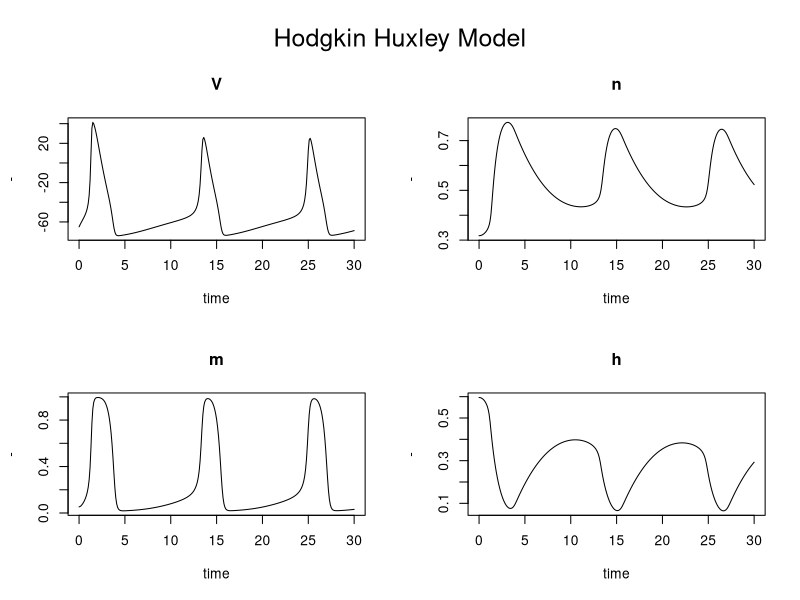
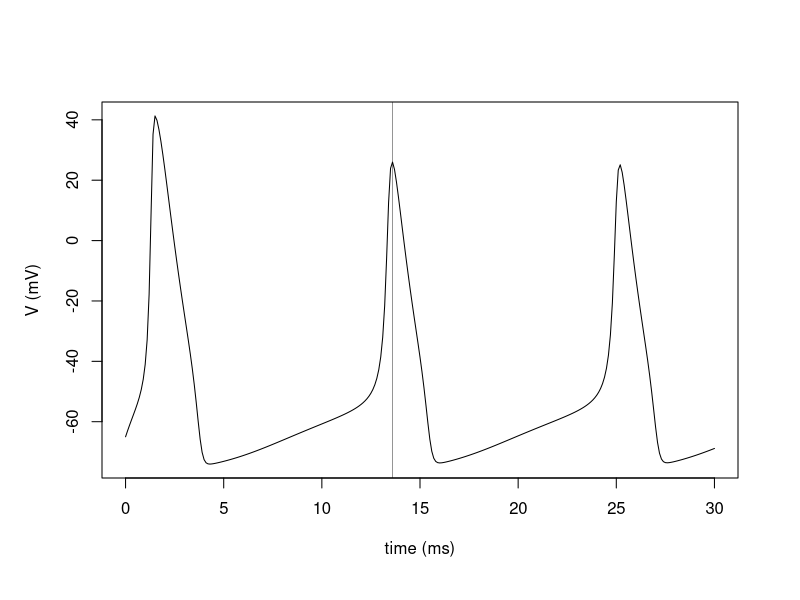
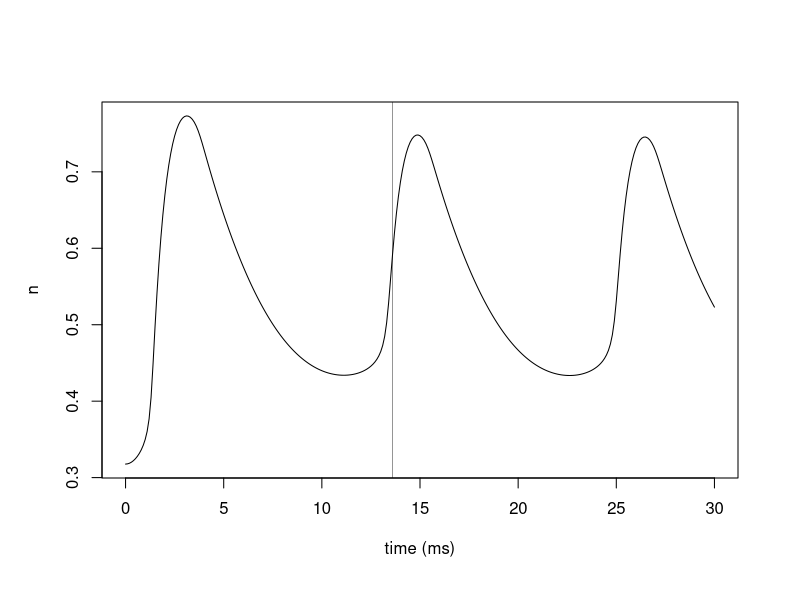
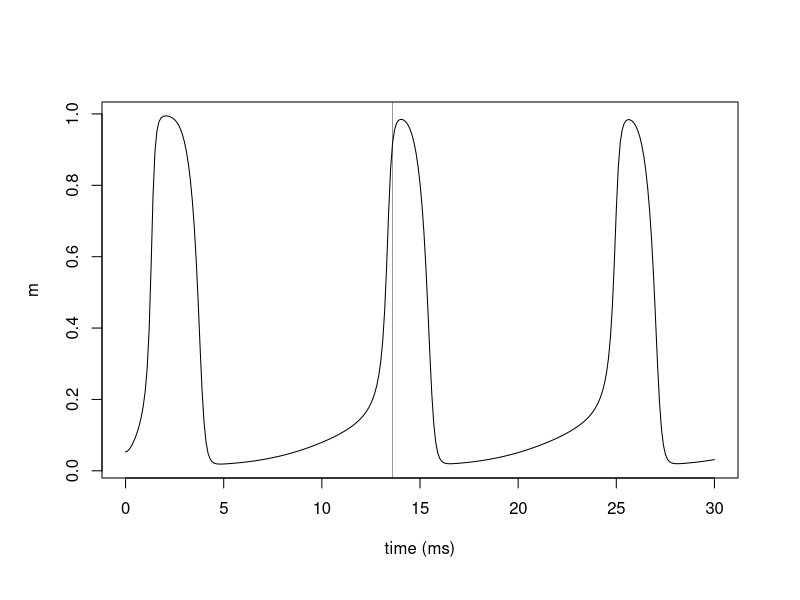
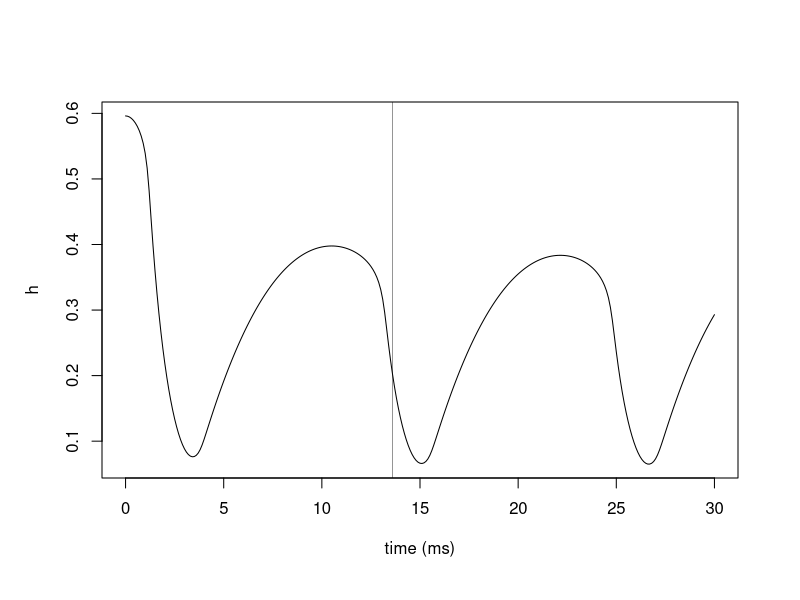
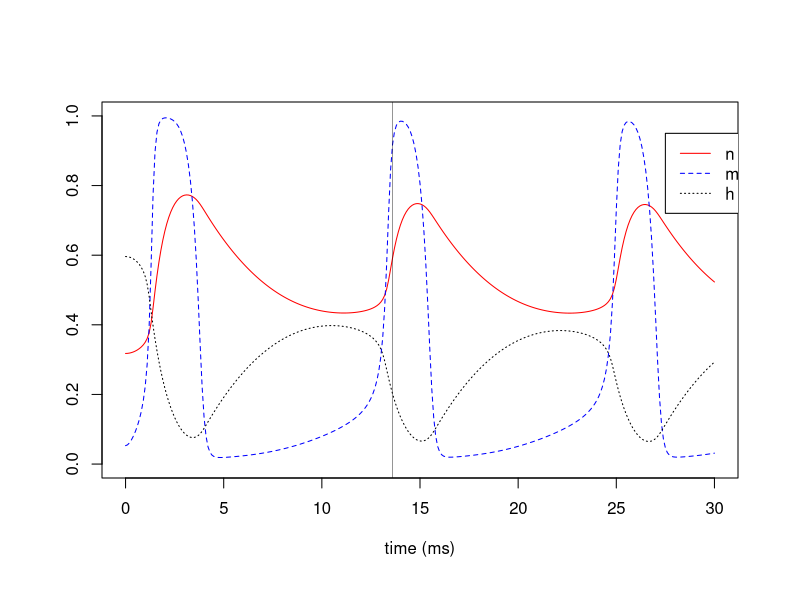

Generate these figures, in order, with R:
library(deSolve)

cm. = 10 #nF/mm2
V. = -65 #mV
m. = 0.0529 #unitless gating variables
h. = 0.5961
n. = 0.3177
dt. = 0.1 #ms  
Ie_A. = 200 #nA/mm2   (nA/mm2 / nF/mm2 = A/F = V/s))

#physical constants from TN
gL = 3 #uS/mm2 (from TN)
gK = 360 #uS/mm2
gNa = 1200 #uS/mm2 gna*ENa: us*mV/mm2 = nA/mm2
EL = -54.387 #mV
EK = -77 #mV
ENa = 50 #mV

#update

calc_params = function(state){
  V = state['V']; n = state['n']; m = state['m']; h = state['h']
  #potassium
  an = 0.01*(V+55)/(1-exp(-0.1*(V+55)))
  bn = 0.125*exp(-0.0125*(V+65))
  tn = 1 / (an+bn)
  ninf = an * tn
  #sodium
  am = 0.1*(V+40)/(1-exp(-0.1*(V+40)))
  bm = 4*exp(-0.0556*(V+65))
  tm = 1 / (am+bm)
  minf = am * tm
  ah = 0.07*exp(-0.05*(V+65))
  bh = 1/(1+exp(-0.1*(V+35)))
  th = 1 / (ah+bh)
  hinf = ah * th
  #print(V)
  im = gL*(V-EL) + gK*(n^4)*(V-EK) + gNa*(m^3)*h*(V-ENa)
  return(list(tn=tn, tm=tm, th=th, im=im))
}

hh = function(t, state, parameters) {
  V = state['V']; n = state['n']; m = state['m']; h = state['h']
  #potassium
  an = 0.01*(V+55)/(1-exp(-0.1*(V+55)))
  bn = 0.125*exp(-0.0125*(V+65))
  tn = 1 / (an+bn)
  ninf = an * tn
  #sodium
  am = 0.1*(V+40)/(1-exp(-0.1*(V+40)))
  bm = 4*exp(-0.0556*(V+65))
  tm = 1 / (am+bm)
  minf = am * tm
  ah = 0.07*exp(-0.05*(V+65))
  bh = 1/(1+exp(-0.1*(V+35)))
  th = 1 / (ah+bh)
  hinf = ah * th
  #print(V)
  im = gL*(V-EL) + gK*(n^4)*(V-EK) + gNa*(m^3)*h*(V-ENa)
  
  with(as.list(c(state, parameters)),{
    
    # rate of change
    dV = (Ie_A-im)/cm
    dn = (ninf-n)/tn
    dm = (minf-m)/tm
    dh = (hinf-h)/th
    
    # return the rate of change
    list(c(dV, dn, dm, dh))
  })# end with(as.list ...
}

run_hh = function(cm=cm., Ie_A=Ie_A., V=V., n=n., m=m., h=h.,
                  dt=dt., tstop=30, Plot=TRUE, jump='none'){
  
  parameters = c(cm = cm,
              Ie_A = Ie_A)
  state = c(V = V,
          n = n,
          m = m,
          h = h)

  if (jump == 'none'){
    times <- seq(0, tstop, by = dt)
    out <- ode(y = state, times = times, func = hh, parms = parameters)
  }else{
    times = seq(0, jump[1], by=dt)
    out1 <- ode(y = state, times = times, func = hh, parms = parameters)
    times = seq(jump[1], tstop, by=dt)
    parameters['Ie_A'] = jump[2]
    state[1:4] = out1[dim(out1)[1], 2:5]
    out2 <- ode(y = state, times = times, func = hh, parms = parameters)
    out = rbind(out1,out2)
  }
  if(Plot){
    par(oma = c(0, 0, 3, 0))
    plot(out, xlab = "time", ylab = "-")
    mtext(outer = TRUE, side = 3, "Hodgkin Huxley Model", cex = 1.5)
    par(mfrow=c(1,1), oma = c(1,1,1,1))
  }
  return(out)
}


get_rate = function(times, Vs){
  spikes = c()
  for (i in 2:(length(Vs)-1)){
    if ( Vs[i] > Vs[i-1] & Vs[i]>Vs[i+1] & Vs[i] > 0){spikes = c(spikes, times[i])}
  }
  rate = 0
  if(length(spikes) >= 2){
    int = spikes[length(spikes)]-spikes[length(spikes)-1]
    ratio = length(spikes)*int / times[length(times)]
    if (ratio > 0.5 & ratio < 2){ #need sustained firing
      rate = 1000/(int)
    }
  }
  return( list(rate, spikes) )
}

################investigate rates
scanrates = function(Ie_As = seq(0,500,5), fname="firing_rates.pdf"){
  rates = c()
  for (IeA in Ie_As){
    tstop = 400
    N = tstop/dt
    out = run_hh(Ie_A=IeA, tstop=tstop, Plot=FALSE)
    a = get_rate(out[,'time'], out[,'V'])
    rates = c(rates, a[[1]])
  }
  pdf(fname, height=6, width=10)
  par(mfrow=c(1,1), oma = c(1,1,1,1))
  plot(Ie_As, rates, xlab = "Ie/A (nA/mm2)", ylab="firing rate (hz)", pch=4, cex=0.5)
  dev.off()
}


#################plot parameters
plotstates = function(jump = 'none', fname='hh_', Ie_A=200, tstop=30, lineval = 5.0){
  out = run_hh(Plot=TRUE, Ie_A=Ie_A, jump=jump, tstop=tstop)
  ylabs = c("V (mV)", "n", "m", "h")
  state = out[dim(out)[1], 2:5]
  print(names(state))
  for (i in 1:4){
    name = names(state)[i]
    pdf(paste0(fname, name, '.pdf'), height=6, width=10)
    par(mfrow=c(1,1), oma = c(1,1,1,1))
    plot(out[,'time'], out[, name], type="l", xlab="time (ms)", ylab =  ylabs[i])
    abline(v=lineval, lty=1, lwd=0.4)
    dev.off()
  }
  
  pdf(paste0(fname, 'gating.pdf'), height=6, width=10)
  par(mfrow=c(1,1), oma = c(1,1,1,1))
  plot(out[,'time'], out[, 'n'], type='l', col="red", ylim=c(0,1), xlab="time (ms)", ylab="")
  lines(out[,'time'], out[, 'm'], lty=2, xlab="time (ms)", col="blue")
  lines(out[,'time'], out[, 'h'], lty=3, xlab="time (ms)")
  legend(27.5, 0.95, c('n', 'm', 'h'), lty=c(1,2,3), col=c("red", "blue", "black"))
  abline(v=lineval, lty=1, lwd=0.4) 
  dev.off()
  
  return(out)
}
out = plotstates(lineval = 13.6)


#scanrates()
#scanrates(Ie_As = seq(60, 65, 0.1), fname="firing_rates_finegrained.pdf")

#out1 = plotstates(Ie_A=-50, jump=c(5, 0), fname='hh_jump_', tstop=40, lineval=5.0)
